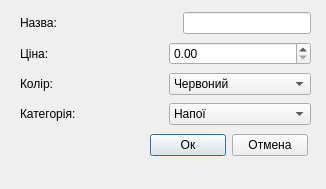
<?xml version="1.0" encoding="UTF-8"?>
<ui version="4.0">
 <class>DialogItem</class>
 <widget class="QDialog" name="DialogItem">
  <property name="geometry">
   <rect>
    <x>0</x>
    <y>0</y>
    <width>326</width>
    <height>189</height>
   </rect>
  </property>
  <property name="windowTitle">
   <string>Dialog</string>
  </property>
  <widget class="QWidget" name="verticalLayoutWidget">
   <property name="geometry">
    <rect>
     <x>20</x>
     <y>10</y>
     <width>291</width>
     <height>117</height>
    </rect>
   </property>
   <layout class="QVBoxLayout" name="verticalLayout">
    <property name="sizeConstraint">
     <enum>QLayout::SetDefaultConstraint</enum>
    </property>
    <item>
     <layout class="QHBoxLayout" name="horizontalLayout">
      <item>
       <widget class="QLabel" name="label_2">
        <property name="text">
         <string>Назва:                                    </string>
        </property>
       </widget>
      </item>
      <item>
       <widget class="QLineEdit" name="name"/>
      </item>
     </layout>
    </item>
    <item>
     <layout class="QHBoxLayout" name="horizontalLayout_2">
      <item>
       <widget class="QLabel" name="label_4">
        <property name="enabled">
         <bool>true</bool>
        </property>
        <property name="text">
         <string>Ціна:            </string>
        </property>
       </widget>
      </item>
      <item>
       <widget class="QDoubleSpinBox" name="price"/>
      </item>
     </layout>
    </item>
    <item>
     <layout class="QHBoxLayout" name="horizontalLayout_6">
      <item>
       <widget class="QLabel" name="label">
        <property name="text">
         <string>Колір:</string>
        </property>
       </widget>
      </item>
      <item>
       <widget class="QComboBox" name="color">
        <item>
         <property name="text">
          <string>Червоний</string>
         </property>
        </item>
        <item>
         <property name="text">
          <string>Синій</string>
         </property>
        </item>
        <item>
         <property name="text">
          <string>Зелений</string>
         </property>
        </item>
       </widget>
      </item>
     </layout>
    </item>
    <item>
     <layout class="QHBoxLayout" name="horizontalLayout_4">
      <item>
       <widget class="QLabel" name="label_6">
        <property name="text">
         <string>Категорія:</string>
        </property>
       </widget>
      </item>
      <item>
       <widget class="QComboBox" name="category">
        <item>
         <property name="text">
          <string>Напої</string>
         </property>
        </item>
        <item>
         <property name="text">
          <string>Їжа</string>
         </property>
        </item>
        <item>
         <property name="text">
          <string>Зоотовари</string>
         </property>
        </item>
        <item>
         <property name="text">
          <string>Інструменти</string>
         </property>
        </item>
        <item>
         <property name="text">
          <string>Спорт</string>
         </property>
        </item>
        <item>
         <property name="text">
          <string>Книги</string>
         </property>
        </item>
        <item>
         <property name="text">
          <string>Інструменти</string>
         </property>
        </item>
        <item>
         <property name="text">
          <string>Смартфони</string>
         </property>
        </item>
        <item>
         <property name="text">
          <string>Сантехніка</string>
         </property>
        </item>
        <item>
         <property name="text">
          <string>Туризм</string>
         </property>
        </item>
        <item>
         <property name="text">
          <string>Подарунки</string>
         </property>
        </item>
        <item>
         <property name="text">
          <string>Дитячі товари</string>
         </property>
        </item>
       </widget>
      </item>
     </layout>
    </item>
   </layout>
  </widget>
  <widget class="QWidget" name="horizontalLayoutWidget_4">
   <property name="geometry">
    <rect>
     <x>150</x>
     <y>130</y>
     <width>158</width>
     <height>31</height>
    </rect>
   </property>
   <layout class="QHBoxLayout" name="horizontalLayout_5">
    <item>
     <widget class="QPushButton" name="pushButton">
      <property name="text">
       <string>Ок</string>
      </property>
     </widget>
    </item>
    <item>
     <widget class="QPushButton" name="pushButton_2">
      <property name="text">
       <string>Отмена</string>
      </property>
     </widget>
    </item>
   </layout>
  </widget>
 </widget>
 <resources/>
 <connections/>
</ui>
